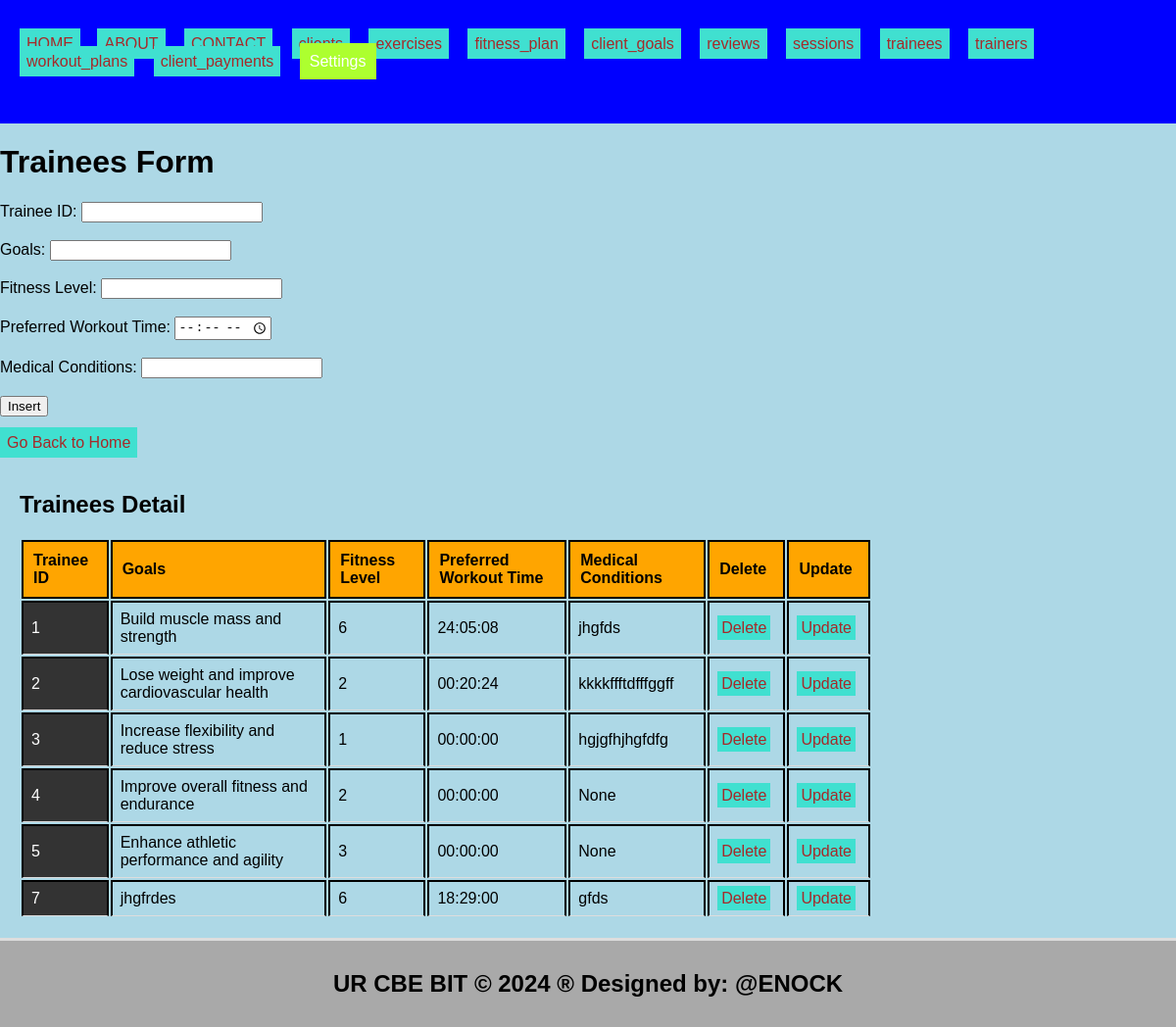
The app's page /trainees.php with its own data.
### tables this page shows
CREATE TABLE `trainees` (
  `trainee_id` int(11) NOT NULL,
  `goals` text DEFAULT NULL,
  `fitness_level` int(11) DEFAULT NULL,
  `preferred_workout_time` time DEFAULT NULL,
  `medical_conditions` text DEFAULT NULL
);

### trainees.php (the view, shortened to what this page needs)
<!DOCTYPE html>
<html lang="en">
<head>
  <link rel="stylesheet" type="text/css" href="style.css">
</head>
<body style="background-color: lightblue;">
  <header>
    <ul style="list-style-type: none; padding: 0;">
      <li style="display: inline; margin-right: 10px;">
           <ul style="list-style-type: none; padding: 0;">
    </li>
    <li style="display: inline; margin-right: 8px;"><a href="./home.html">HOME</a></li>
    <li style="display: inline; margin-right: 10px;"><a href="./about.html">ABOUT</a></li>
    <li style="display: inline; margin-right: 10px;"><a href="./contact.html">CONTACT</a></li>
    <li style="display: inline; margin-right: 10px;"><a href="./clients.php">clients</a></li>
    <li style="display: inline; margin-right: 10px;"><a href="./exercises.php">exercises</a></li>
    <li style="display: inline; margin-right: 10px;"><a href="./fitness_plan.php">fitness_plan</a></li>
    <li style="display: inline; margin-right: 10px;"><a href="./client_goals.php">client_goals</a></li>
    <li style="display: inline; margin-right: 10px;"><a href="./reviews.php"> reviews</a></li>
    <li style="display: inline; margin-right: 10px;"><a href="./sessions.php">sessions</a></li>
    <li style="display: inline; margin-right: 10px;"><a href="./trainees.php">trainees</a></li>
    <li style="display: inline; margin-right: 10px;"><a href="./trainers.php">trainers</a></li>
    <li style="display: inline; margin-right: 10px;"><a href="./workout_plans.php">workout_plans</a></li>
    <li style="display: inline; margin-right: 10px;"><a href="./client_payments.php">client_payments</a></li>
      <li class="dropdown" style="display: inline; margin-right: 10px;">
      <a href="#" style="padding: 10px; color: white; background-color: greenyellow; text-decoration: none; margin-right: 15px;">Settings</a>
    </li>
    </ul>
  </header>
<body style="background-color: yellowgreen;">
    <h1>Trainees Form</h1>
    <form method="post" onsubmit="return confirmInsert();">
        <label for="trainee_id">Trainee ID:</label>
        <input type="number" id="trainee_id" name="trainee_id"><br><br>
        <label for="goals">Goals:</label>
        <input type="text" id="goals" name="goals" required><br><br>
        <label for="fitness_level">Fitness Level:</label>
        <input type="number" id="fitness_level" name="fitness_level" required><br><br>
        <label for="preferred_workout_time">Preferred Workout Time:</label>
        <input type="time" id="preferred_workout_time" name="preferred_workout_time" required><br><br>
        <label for="medical_conditions">Medical Conditions:</label>
        <input type="text" id="medical_conditions" name="medical_conditions" required><br><br>
        <input type="submit" name="add" value="Insert"><br><br>
        <a href="./home.html">Go Back to Home</a>
    </form>
    <?php
    include('database_connection.php');
    ?>
    <section>
        <h2>Trainees Detail</h2>
        <table>
            <tr>
                <th>Trainee ID</th>
                <th>Goals</th>
                <th>Fitness Level</th>
                <th>Preferred Workout Time</th>
                <th>Medical Conditions</th>
                <th>Delete</th>
                <th>Update</th>
            </tr>
            <?php
            $sql = "SELECT * FROM trainees";
            $result = $connection->query($sql);
            if ($result->num_rows > 0) {
                while ($row = $result->fetch_assoc()) {
                    echo "<tr>
                            <td>{$row['trainee_id']}</td>
                            <td>{$row['goals']}</td>
                            <td>{$row['fitness_level']}</td>
                            <td>{$row['preferred_workout_time']}</td>
                            <td>{$row['medical_conditions']}</td>
                            <td><a style='padding:4px' href='delete_trainees.php?trainee_id={$row['trainee_id']}'>Delete</a></td>
                            <td><a style='padding:4px' href='update_trainees.php?trainee_id={$row['trainee_id']}'>Update</a></td>
                          </tr>";
                }
            } else {
                echo "<tr><td colspan='7'>No data found</td></tr>";
            }
            ?>
        </table>
    </section>
    <footer>
        <h2>UR CBE BIT &copy; 2024 &reg; Designed by: @ENOCK</h2>
    </footer>
</body>
</html>

### style.css (style rules this page uses)
body { font-family: Arial, sans-serif; margin: 0; padding: 0; }
.dropdown { position: relative; display: inline; margin-right: 10px; }
body { font-family: Arial,sans-serif; margin:0; padding:0; }
header { background-color:blue; padding: 20px; }
.dropdown { position: right; display:right; direction:rtl; }
section { padding:28px; border-bottom: 1px solid #ddd; }
footer { text-align: center; padding: 15px; background-color:blue; }

### trainees.php (style rules this page uses)
a:link { color: #0066cc; text-decoration: none; }
a { padding: 7px; color: white; background-color: turquoise; text-decoration: none; margin-right: 5px; }
a:link { color: brown; }
th, td { border: 2px solid black; padding: 10px; text-align: left; }
th { background-color: orange; }
section { padding: 20px; border-bottom: 3px solid #ddd; }
footer { text-align: center; padding: 10px; background-color: darkgray; }

### records on screen
trainees: trainee_id "1", goals "Build muscle mass and strength", fitness_level "6", preferred_workout_time "24:05:08", medical_conditions "jhgfds"
trainees: trainee_id "2", goals "Lose weight and improve cardiovascular health", fitness_level "2", preferred_workout_time "00:20:24", medical_conditions "kkkkffftdfffggff"
trainees: trainee_id "3", goals "Increase flexibility and reduce stress", fitness_level "1", preferred_workout_time "00:00:00", medical_conditions "hgjgfhjhgfdfg"
trainees: trainee_id "4", goals "Improve overall fitness and endurance", fitness_level "2", preferred_workout_time "00:00:00", medical_conditions "None"
trainees: trainee_id "5", goals "Enhance athletic performance and agility", fitness_level "3", preferred_workout_time "00:00:00", medical_conditions "None"
trainees: trainee_id "7", goals "jhgfrdes", fitness_level "6", preferred_workout_time "18:29:00", medical_conditions "gfds"
